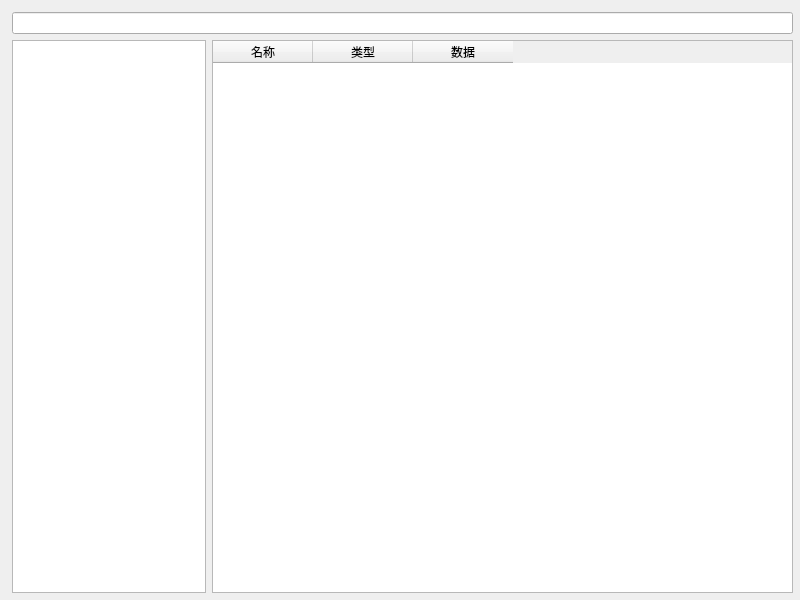
<?xml version="1.0" encoding="UTF-8"?>
<ui version="4.0">
 <class>RegEditTab</class>
 <widget class="QWidget" name="RegEditTab">
  <property name="geometry">
   <rect>
    <x>0</x>
    <y>0</y>
    <width>800</width>
    <height>600</height>
   </rect>
  </property>
  <property name="minimumSize">
   <size>
    <width>800</width>
    <height>600</height>
   </size>
  </property>
  <property name="windowTitle">
   <string>Form</string>
  </property>
  <widget class="QWidget" name="layoutWidget">
   <property name="geometry">
    <rect>
     <x>12</x>
     <y>12</y>
     <width>781</width>
     <height>581</height>
    </rect>
   </property>
   <layout class="QVBoxLayout" name="verticalLayout">
    <item>
     <widget class="QLineEdit" name="lineEdit"/>
    </item>
    <item>
     <layout class="QHBoxLayout" name="horizontalLayout" stretch="1,3">
      <item>
       <widget class="QTreeView" name="treeView">
        <property name="minimumSize">
         <size>
          <width>0</width>
          <height>0</height>
         </size>
        </property>
        <property name="maximumSize">
         <size>
          <width>16777215</width>
          <height>16777215</height>
         </size>
        </property>
       </widget>
      </item>
      <item>
       <widget class="QTableWidget" name="tableWidget">
        <property name="minimumSize">
         <size>
          <width>0</width>
          <height>0</height>
         </size>
        </property>
        <property name="maximumSize">
         <size>
          <width>16777215</width>
          <height>16777215</height>
         </size>
        </property>
        <column>
         <property name="text">
          <string>名称</string>
         </property>
        </column>
        <column>
         <property name="text">
          <string>类型</string>
         </property>
        </column>
        <column>
         <property name="text">
          <string>数据</string>
         </property>
        </column>
       </widget>
      </item>
     </layout>
    </item>
   </layout>
  </widget>
 </widget>
 <resources/>
 <connections/>
</ui>
